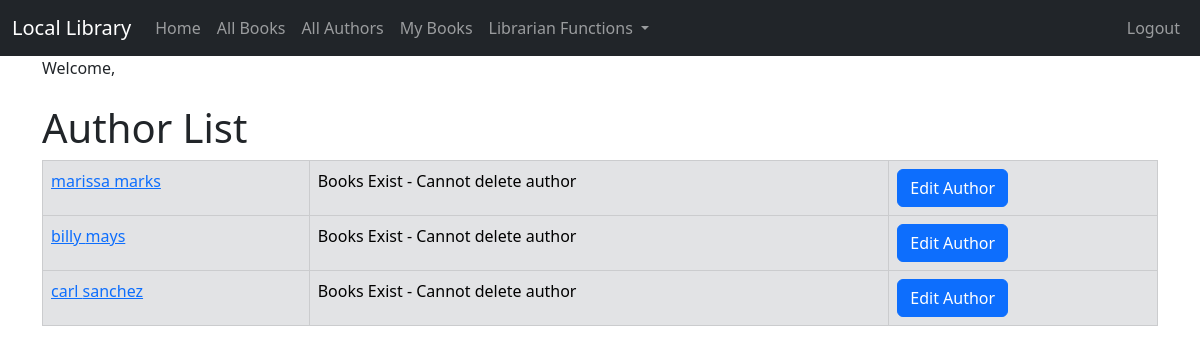
/author_list/ (signed in), run on the app's committed database.
### catalog/models.py (models this page shows, shortened)
class Author(models.Model):
    first_name = models.CharField(max_length=100)
    last_name = models.CharField(max_length=100)
    date_of_birth = models.DateField(null=True, blank=True)
    date_of_death = models.DateField('Died', null=True, blank=True)
    author_image = models.ImageField(upload_to='images/', null=True, blank=True)
    class Meta:
        ordering = ['last_name', 'first_name']
    def get_absolute_url(self):
        return reverse('author_detail', args=[str(self.id)])

### catalog/views.py (the view)
# urls.py: path('author_list/', views.AuthorListView.as_view(), name='author_list'),
class AuthorListView(LoginRequiredMixin, generic.ListView):
    model = Author

### catalog/templates/catalog/author_list.html (shortened to what this page needs)
{% extends "catalog/base.html" %}
{% block content %}
    <h1>Author List</h1>
    {% if author_list %}
        <table class="table table-bordered">
            {% for author in author_list %}
                <tr class="table-secondary">
                    <td><a href="{{ author.get_absolute_url }}">{{ author.first_name }} {{ author.last_name }}</a></td>
                    {% if user.is_superuser %}
                        {% if author.book_set.all %}
                            <td>Books Exist - Cannot delete author</td>
                        {% else %}
                            <td><a href="{% url 'author_delete' pk=author.pk %}"
                                   onclick="return confirm('Are you sure you want to delete?')"
                                   class="btn btn-danger">Delete</a>
                            </td>
                        {% endif %}
                        <td><a href="{% url 'author_update' pk=author.pk %}" class="btn btn-primary">Edit Author</a></td>
                    {% endif %}
                </tr>
            {% endfor %}
        </table>
    {% else %}
        <p>There are no authors in the library.</p>
    {% endif %}
{% endblock %}

### data on the page
Author: first_name "marissa", last_name "marks", shows "Books Exist - Cannot delete author"
Author: first_name "billy", last_name "mays", shows "Books Exist - Cannot delete author"
Author: first_name "carl", last_name "sanchez", shows "Books Exist - Cannot delete author"
